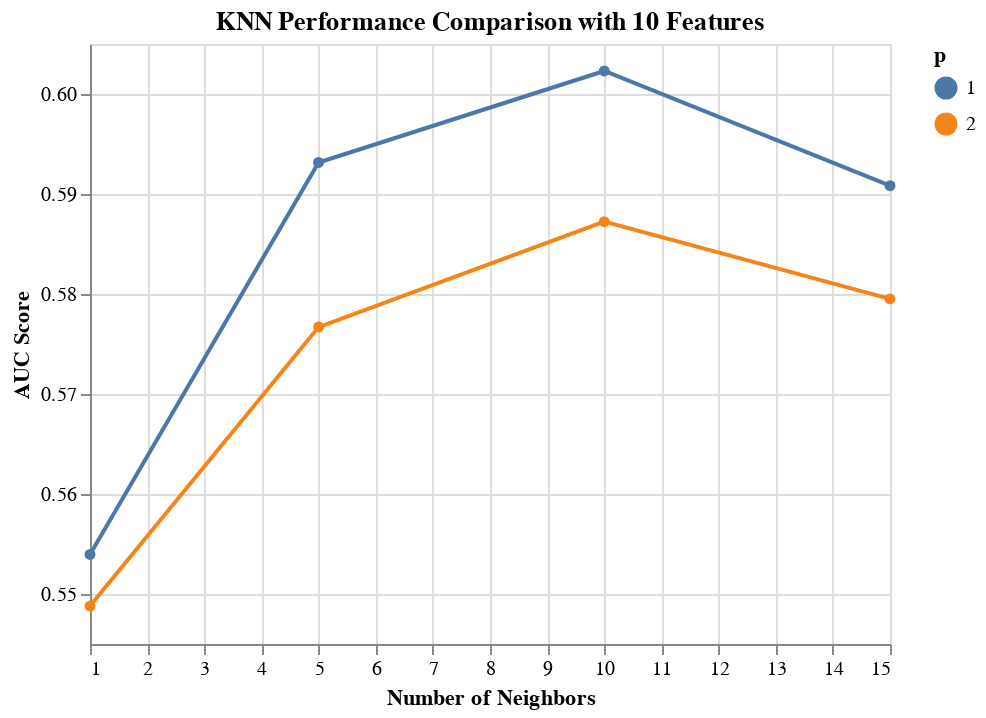

Notebook code cell kept with this figure:
### Markdown cell above
We can see above that the cross-validated AUC score difference for different hyper parameters is not much. Visualization is shown below.

### Code cell
import altair as alt

results_KNN_10_features = results_KNN[results_KNN['rfi_fs__n_features_'] == 10.0]

alt.Chart(results_KNN_10_features, 
          title='KNN Performance Comparison with 10 Features'
         ).mark_line(point=True).encode(
    alt.X('knn__n_neighbors', title='Number of Neighbors'),
    alt.Y('mean_score', title='AUC Score', scale=alt.Scale(zero=False)),
    alt.Color('knn__p:N', title='p')
)

### Figure 1 — Vega-Lite specification as saved in the notebook (floating-point values rounded to 4 significant figures)
{"config": {"view": {"continuousWidth": 400, "continuousHeight": 300}}, "data": {"name": "data-33872ca4eac640f0347cc3d60b0258a3"}, "mark": {"type": "line", "point": true}, "encoding": {"color": {"type": "nominal", "field": "knn__p", "title": "p"}, "x": {"type": "quantitative", "field": "knn__n_neighbors", "title": "Number of Neighbors"}, "y": {"type": "quantitative", "field": "mean_score", "scale": {"zero": false}, "title": "AUC Score"}}, "title": "KNN Performance Comparison with 10 Features", "$schema": "https://vega.github.io/schema/vega-lite/v4.8.1.json", "datasets": {"data-33872ca4eac640f0347cc3d60b0258a3": [{"mean_score": 0.6023, "std_score": 0.03113, "max_score": 0.6581, "min_score": 0.5651, "knn__n_neighbors": 10.0, "knn__p": 1.0, "rfi_fs__n_features_": 10.0}, {"mean_score": 0.5932, "std_score": 0.04176, "max_score": 0.6542, "min_score": 0.5353, "knn__n_neighbors": 5.0, "knn__p": 1.0, "rfi_fs__n_features_": 10.0}, {"mean_score": 0.5908, "std_score": 0.04219, "max_score": 0.6432, "min_score": 0.5284, "knn__n_neighbors": 15.0, "knn__p": 1.0, "rfi_fs__n_features_": 10.0}, {"mean_score": 0.5872, "std_score": 0.03116, "max_score": 0.642, "min_score": 0.5508, "knn__n_neighbors": 10.0, "knn__p": 2.0, "rfi_fs__n_features_": 10.0}, {"mean_score": 0.5795, "std_score": 0.04268, "max_score": 0.6368, "min_score": 0.5223, "knn__n_neighbors": 15.0, "knn__p": 2.0, "rfi_fs__n_features_": 10.0}, {"mean_score": 0.5767, "std_score": 0.04121, "max_score": 0.6403, "min_score": 0.5291, "knn__n_neighbors": 5.0, "knn__p": 2.0, "rfi_fs__n_features_": 10.0}, {"mean_score": 0.554, "std_score": 0.01927, "max_score": 0.5742, "min_score": 0.5261, "knn__n_neighbors": 1.0, "knn__p": 1.0, "rfi_fs__n_features_": 10.0}, {"mean_score": 0.5488, "std_score": 0.02866, "max_score": 0.5803, "min_score": 0.5079, "knn__n_neighbors": 1.0, "knn__p": 2.0, "rfi_fs__n_features_": 10.0}]}}
